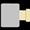

Below is a game level as drawn by its tile map, then a one-line description and the .tmx that defines it (tile-layer data replaced by summaries):
An orthogonal 1x1 tile map with 30x30 px tiles, 1 tile layer (块层 1).

<map version="1.0" orientation="orthogonal" renderorder="right-down" width="1" height="1" tilewidth="30" tileheight="30">
 <tileset firstgid="1" name="zhangaiwu01" tilewidth="30" tileheight="30">
  <image source="zhangaiwu01.png" trans="fff0d8" width="30" height="30" />
 </tileset>
 <layer name="块层 1" width="1" height="1">
  <data>[1 cells, 1 non-empty, 1 distinct tile ids]</data>
 </layer>
</map>
